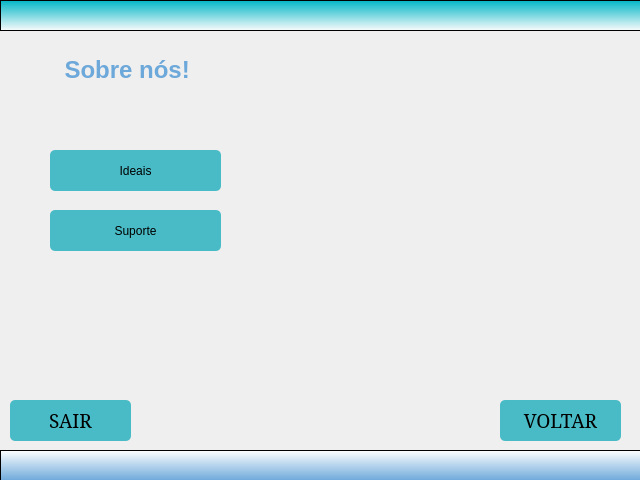
<?xml version="1.0" encoding="UTF-8"?>
<ui version="4.0">
 <class>MainWindow</class>
 <widget class="QMainWindow" name="MainWindow">
  <property name="geometry">
   <rect>
    <x>0</x>
    <y>0</y>
    <width>640</width>
    <height>480</height>
   </rect>
  </property>
  <property name="windowTitle">
   <string>MainWindow</string>
  </property>
  <widget class="QWidget" name="centralwidget">
   <widget class="QLabel" name="label_principal">
    <property name="geometry">
     <rect>
      <x>60</x>
      <y>50</y>
      <width>141</width>
      <height>41</height>
     </rect>
    </property>
    <property name="styleSheet">
     <string notr="true">font: 14pt &quot;Constantia&quot;;
color: rgb(108, 168, 218);</string>
    </property>
    <property name="text">
     <string>&lt;html&gt;&lt;head/&gt;&lt;body&gt;&lt;p align=&quot;center&quot;&gt;&lt;span style=&quot; font-size:18pt; font-weight:600;&quot;&gt;Sobre nós! &lt;/span&gt;&lt;/p&gt;&lt;/body&gt;&lt;/html&gt;</string>
    </property>
   </widget>
   <widget class="QFrame" name="frame">
    <property name="geometry">
     <rect>
      <x>0</x>
      <y>0</y>
      <width>641</width>
      <height>31</height>
     </rect>
    </property>
    <property name="styleSheet">
     <string notr="true">background-color: qlineargradient(spread:pad, x1:0.5, y1:0, x2:0.5, y2:1, stop:0 rgba(0, 181, 198, 255), stop:1 rgba(255, 255, 255, 224));</string>
    </property>
    <property name="frameShape">
     <enum>QFrame::StyledPanel</enum>
    </property>
    <property name="frameShadow">
     <enum>QFrame::Raised</enum>
    </property>
   </widget>
   <widget class="QFrame" name="frame_2">
    <property name="geometry">
     <rect>
      <x>0</x>
      <y>450</y>
      <width>641</width>
      <height>31</height>
     </rect>
    </property>
    <property name="styleSheet">
     <string notr="true">background-color: qlineargradient(spread:pad, x1:0.5, y1:0, x2:0.5, y2:1, stop:0 rgba(255, 255, 255, 255), stop:1 rgba(108, 168, 218, 255));</string>
    </property>
    <property name="frameShape">
     <enum>QFrame::StyledPanel</enum>
    </property>
    <property name="frameShadow">
     <enum>QFrame::Raised</enum>
    </property>
   </widget>
   <widget class="QPushButton" name="botaoideais">
    <property name="geometry">
     <rect>
      <x>50</x>
      <y>150</y>
      <width>171</width>
      <height>41</height>
     </rect>
    </property>
    <property name="cursor">
     <cursorShape>PointingHandCursor</cursorShape>
    </property>
    <property name="styleSheet">
     <string notr="true">QPushButton{
	font: 12pt &quot;Constantia&quot;;

background-color: rgb(72, 187, 198);
border-radius: 5px;	
}
QPushButton:hover{
background-color: rgb(72, 187, 198);
border-radius: 5px;	
}
QPushButton:pressed{
background-color: rgb(255 , 255, 255);
border-radius: 5px;	
}
</string>
    </property>
    <property name="text">
     <string>Ideais</string>
    </property>
   </widget>
   <widget class="QPushButton" name="botaosuporte">
    <property name="geometry">
     <rect>
      <x>50</x>
      <y>210</y>
      <width>171</width>
      <height>41</height>
     </rect>
    </property>
    <property name="cursor">
     <cursorShape>PointingHandCursor</cursorShape>
    </property>
    <property name="styleSheet">
     <string notr="true">QPushButton{
	font: 12pt &quot;Constantia&quot;;

background-color: rgb(72, 187, 198);
border-radius: 5px;	
}
QPushButton:hover{
background-color: rgb(72, 187, 198);
border-radius: 5px;	
}
QPushButton:pressed{
background-color: rgb(255 , 255, 255);
border-radius: 5px;	
}
</string>
    </property>
    <property name="text">
     <string>Suporte</string>
    </property>
   </widget>
   <widget class="QLabel" name="label_logo">
    <property name="geometry">
     <rect>
      <x>270</x>
      <y>90</y>
      <width>361</width>
      <height>291</height>
     </rect>
    </property>
    <property name="text">
     <string/>
    </property>
    <property name="pixmap">
     <pixmap resource="tela.qrc">:/logo/logo-versão_completa-removebg-preview.png</pixmap>
    </property>
    <property name="scaledContents">
     <bool>true</bool>
    </property>
   </widget>
   <widget class="QPushButton" name="botaosair">
    <property name="geometry">
     <rect>
      <x>10</x>
      <y>400</y>
      <width>121</width>
      <height>41</height>
     </rect>
    </property>
    <property name="font">
     <font>
      <family>Constantia</family>
      <pointsize>14</pointsize>
      <weight>50</weight>
      <italic>false</italic>
      <bold>false</bold>
     </font>
    </property>
    <property name="cursor">
     <cursorShape>PointingHandCursor</cursorShape>
    </property>
    <property name="styleSheet">
     <string notr="true">QPushButton{
background-color: rgb(72, 187, 198);
border-radius: 5px;	
}
QPushButton:hover{
background-color: rgb(72, 187, 198);
border-radius: 5px;	
}
QPushButton:pressed{
background-color: rgb(255 , 255, 255);
border-radius: 5px;	
}
</string>
    </property>
    <property name="text">
     <string>SAIR</string>
    </property>
   </widget>
   <widget class="QPushButton" name="botaovoltar">
    <property name="geometry">
     <rect>
      <x>500</x>
      <y>400</y>
      <width>121</width>
      <height>41</height>
     </rect>
    </property>
    <property name="font">
     <font>
      <family>Constantia</family>
      <pointsize>14</pointsize>
      <weight>50</weight>
      <italic>false</italic>
      <bold>false</bold>
     </font>
    </property>
    <property name="cursor">
     <cursorShape>PointingHandCursor</cursorShape>
    </property>
    <property name="styleSheet">
     <string notr="true">QPushButton{
background-color: rgb(72, 187, 198);
border-radius: 5px;	
}
QPushButton:hover{
background-color: rgb(72, 187, 198);
border-radius: 5px;	
}
QPushButton:pressed{
background-color: rgb(255 , 255, 255);
border-radius: 5px;	
}
</string>
    </property>
    <property name="text">
     <string>VOLTAR</string>
    </property>
   </widget>
  </widget>
 </widget>
 <resources>
  <include location="simbolo.qrc"/>
  <include location="tela.qrc"/>
 </resources>
 <connections/>
</ui>
